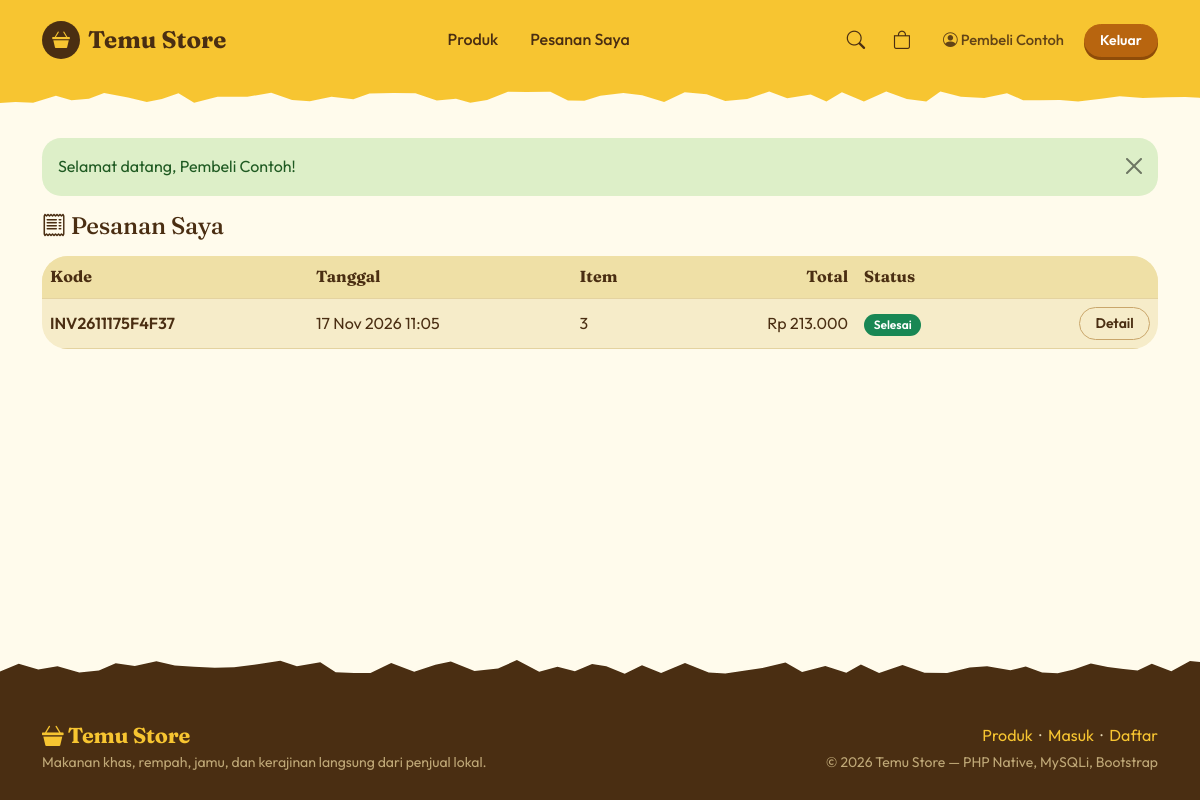
The page /marketplace/pesanan.php (signed in) on the database its author committed.
### tables this page shows
CREATE TABLE `pesanan` (
  `id_pesanan` int(10) UNSIGNED NOT NULL,
  `kode_pesanan` varchar(30) NOT NULL,
  `id_pembeli` int(10) UNSIGNED NOT NULL,
  `tanggal_pesanan` datetime NOT NULL DEFAULT current_timestamp(),
  `total_harga` decimal(14,2) NOT NULL,
  `status` enum('pending','diproses','dikirim','selesai','dibatalkan') NOT NULL DEFAULT 'pending',
  `nama_penerima` varchar(100) NOT NULL,
  `no_hp_penerima` varchar(20) NOT NULL,
  `alamat_pengiriman` text NOT NULL,
  `catatan` varchar(255) DEFAULT NULL
);

### marketplace/pesanan.php (the view, shortened to what this page needs)
<?php
require_once __DIR__ . '/includes/header.php';
$idUser = (int)$user['id_user'];
$stmt = $koneksi->prepare(
    'SELECT p.*, (SELECT COALESCE(SUM(jumlah),0) FROM detail_pesanan d WHERE d.id_pesanan = p.id_pesanan) AS total_item
     FROM pesanan p WHERE p.id_pembeli = ? ORDER BY p.tanggal_pesanan DESC'
);
$stmt->bind_param('i', $idUser);
$stmt->execute();
$daftar = $stmt->get_result()->fetch_all(MYSQLI_ASSOC);
?>
<h1 class="h4 mb-3"><i class="bi bi-receipt"></i> Pesanan Saya</h1>
<?php if (!$daftar): ?>
    <div class="alert alert-secondary">Belum ada pesanan.</div>
<?php else: ?>
<div class="card shadow-sm"><div class="table-responsive">
<table class="table table-hover align-middle mb-0">
    <thead class="table-light"><tr><th>Kode</th><th>Tanggal</th><th>Item</th><th class="text-end">Total</th><th>Status</th><th></th></tr></thead>
    <tbody>
    <?php foreach ($daftar as $d): ?>
        <tr>
            <td class="fw-semibold"><?= e($d['kode_pesanan']) ?></td>
            <td><?= e(date('d M Y H:i', strtotime($d['tanggal_pesanan']))) ?></td>
            <td><?= (int)$d['total_item'] ?></td>
            <td class="text-end"><?= rupiah($d['total_harga']) ?></td>
            <td><?= label_status($d['status']) ?></td>
            <td class="text-end"><a class="btn btn-sm btn-outline-secondary" href="<?= e(url('pesanan_detail.php?id=' . $d['id_pesanan'])) ?>">Detail</a></td>
        </tr>
    <?php endforeach; ?>
    </tbody>
</table></div></div>
<?php endif; ?>
<?php require_once __DIR__ . '/includes/footer.php'; ?>

### marketplace/includes/functions.php (shortened to what this page needs)
<?php
function e($teks): string
{
    return htmlspecialchars((string)$teks, ENT_QUOTES, 'UTF-8');
}
function rupiah($angka): string
{
    return 'Rp ' . number_format((float)$angka, 0, ',', '.');
}
function url(string $path = ''): string
{
    return BASE_URL . '/' . ltrim($path, '/');
}
function user_aktif(): ?array
{
    return $_SESSION['user'] ?? null;
}
function label_status(string $status): string
{
    $map = [
        'pending'    => ['warning text-dark', 'Menunggu'],
        'diproses'   => ['info text-dark',    'Diproses'],
        'dikirim'    => ['primary',           'Dikirim'],
        'selesai'    => ['success',           'Selesai'],
        'dibatalkan' => ['danger',            'Dibatalkan'],
    ];
    [$warna, $teks] = $map[$status] ?? ['secondary', $status];
    return '<span class="badge bg-' . $warna . '">' . e($teks) . '</span>';
}

### marketplace/assets/css/style.css (style rules this page uses)
:root { --butter: #F7C531; --honey: #EDA81C; --cream: #FFF6D8; --page: #FFFBEC; --card: #F6ECC9; --ink: #4A2E12; --ink-soft: #7A5A36; --amber: #B8650F; --amber-dark: #8F4C08; --leaf: #2F7D32; --berry: #D7263D; --bs-body-font-family: "Outfit", "Segoe UI", system-ui, sans-serif; --bs-body-color: var(--ink); --bs-body-bg: var(--page); --bs-link-color: var(--amber); --bs-link-hover-color: var(--amber-dark); --bs-border-color: #E9D9A8; }
body { background: var(--page); color: var(--ink); font-size: 1rem; line-height: 1.6; }
h1, h2, h3, h4, h5, h6, .judul { font-family: "Fraunces", Georgia, "Times New Roman", serif; font-weight: 700; letter-spacing: -.01em; line-height: 1.2; color: var(--ink); }
a { color: var(--amber); }
.btn { border-radius: 999px; font-weight: 600; padding: .5rem 1.25rem; transition: background-color .15s, transform .15s; }
.btn-sm { padding: .32rem .95rem; }
.btn-outline-secondary { --bs-btn-color: var(--ink); --bs-btn-border-color: #C9A66B; --bs-btn-hover-bg: var(--ink); --bs-btn-hover-border-color: var(--ink); --bs-btn-hover-color: #fff; --bs-btn-active-bg: var(--ink); --bs-btn-active-border-color: var(--ink); }
.card { background: var(--card); border: 0; border-radius: 1.6rem; box-shadow: none !important; }
.table { --bs-table-bg: transparent; --bs-table-color: var(--ink); --bs-table-hover-bg: rgba(247, 197, 49, .18); --bs-table-border-color: #E4D3A0; }
.table-light, .table-light > th, .table-light > td { --bs-table-bg: #EFE0A6; --bs-table-color: var(--ink); --bs-table-border-color: #E4D3A0; }
.table thead th { font-family: "Fraunces", Georgia, serif; font-weight: 700; }
.card .table-responsive { border-radius: 1.6rem; }
.badge { border-radius: 999px; font-weight: 600; padding: .4em .8em; }

### rows shown on the page
pesanan: kode_pesanan "INV2611175F4F37", tanggal_pesanan "17 Nov 2026 11:05", total_item "3", total_harga "Rp 213.000"

### other values the page prints
$user['nama'] "Pembeli Contoh"
$flash['pesan'] "Selamat datang, Pembeli Contoh!"
